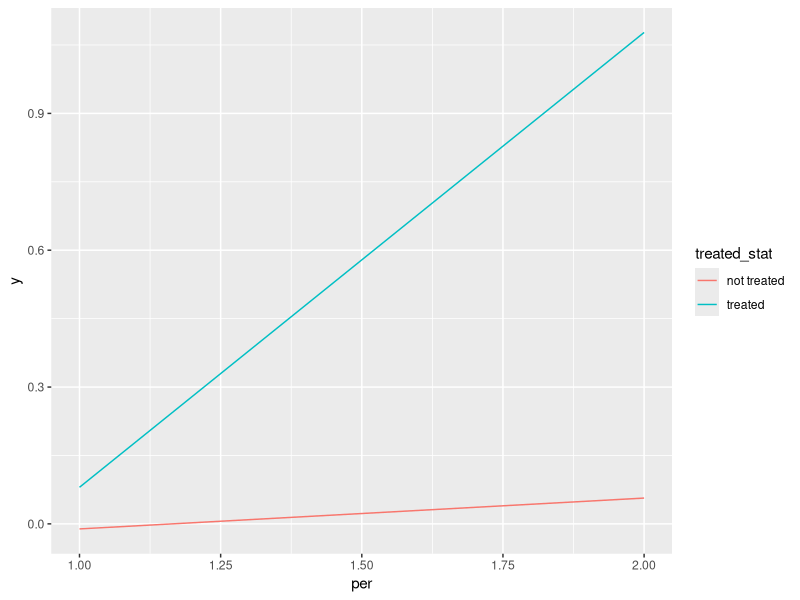

Source code (R):
#this function simulates data that conforms to a classical, in econometrics at least, "difference-in-difference" design.
#in the data one group of observations, the treatment group, is treated at one period in time while the remaining observation, 
#the untreated group, remains untreated. As such, we observe all observations at multiple time points. In pthe pre-treatment period(s)
#all observations are untreated, while in the post-treatment period the observations in the treatment group have received a treatment
#the idea behind the design is then to 1) compute the difference in the outcome variable before and after the treatment occurred for the
#treatment group and 2) Compute the same before-and-after difference for the untreated group and 3) compare these two differences to get 
#the estimated effect of the treatment


did_sim <- function(per, units, theta, theta_dyn, treat_per){
  
  #number of periods
  
  per <- per
  
  #how many units
  
  units <- units
  
  #make baseline y
  
  did_dat <- data.frame(y=rnorm(units*per))
  
  #make "unit" id variable
  did_dat$unit <- rep(paste("unit", 1:units), each=per)
  
  
  #make "period" indicator variable
  did_dat$per <- rep(1:per, units)
  
  #sample who should be treated
  
  treated <- sample(paste("unit", 1:units), .20*units)
  
  
  #make "dynamic" treatment indicator
  did_dat$treated <- ifelse(did_dat$unit %in% treated&did_dat$per>=treat_per, "treated", "not treated")
  
  #make "static" treatment indicator
  
  did_dat$treated_stat <- ifelse(did_dat$unit %in% treated, "treated", "not treated")
  
  #make DGP
  
  did_dat$y <- ifelse(did_dat$treated=="treated", did_dat$y+theta+theta_dyn*did_dat$per,did_dat$y)
  
  return(did_dat)
  
}


did_dat <- did_sim(per=2, units=500, theta=1, theta_dyn = 0, treat_per=2)

#plot the data

library(ggplot2)

p <- ggplot(did_dat, aes(per, y, color=treated_stat))
p <- p+stat_summary(fun=mean, geom="line")
p

# Estimate treatment effect via OLS - Interaction specification

lm_int <- lm(y~treated_stat+as.factor(per)+treated_stat*as.factor(per), data=did_dat)

summary(lm_int)